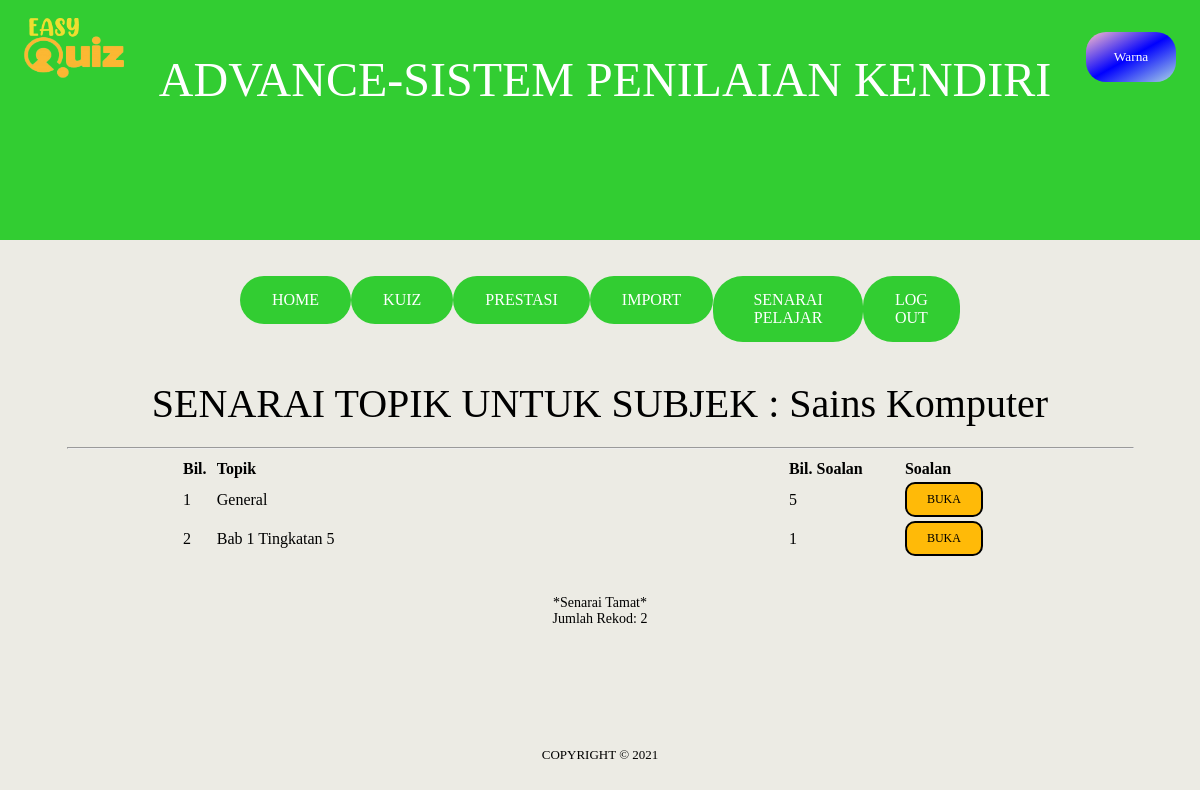
The page /kuiz_topik.php?idsubjek=1 (signed in) on the database its author committed.
### tables this page shows
CREATE TABLE `subjek` (
  `idsubjek` int(11) NOT NULL,
  `subjek` varchar(30) NOT NULL
);

CREATE TABLE `topik` (
  `idtopik` int(11) NOT NULL,
  `topik` varchar(30) NOT NULL,
  `markah` int(11) NOT NULL,
  `idsubjek` int(10) NOT NULL,
  `idpengguna` varchar(12) NOT NULL
);

### kuiz_topik.php (the view, shortened to what this page needs)
<?php
include 'header.php';
$subjek_pilihan = $_GET['idsubjek'];
$result = mysqli_query($hubung , "SELECT * FROM subjek WHERE idsubjek = '$subjek_pilihan'");
while ($res = mysqli_fetch_array($result)) {
  $paparsubjek = $res['subjek'];
}
 ?>
 <!DOCTYPE html>
 <html lang="en" dir="ltr">
   <head>
     <?php include 'menu.php'; ?>
   </head>
   <body>
     <center><p id = "p1">SENARAI TOPIK UNTUK SUBJEK : <?php echo $paparsubjek; ?></h2></center>
     <main>
       <table style="font-family: DIN Next LT Pro Light;" width = "70%" border = "0" align = "center" style="font-size:16px">
         <tr>
           <td width = "2%"><b> Bil. </b></td>
           <td width = "50%"><b> Topik </b></td>
           <td width = "10%"><b> Bil. Soalan </b></td>
           <td width = "10%"><b> Soalan </b></td>
         </tr>
         <hr>
         <?php
         $no = 1;
         $data1 = mysqli_query($hubung , "SELECT * FROM topik
         WHERE idsubjek = '$subjek_pilihan'");
         while ($info1 = mysqli_fetch_array($data1)) {
           $dataBil = mysqli_query($hubung , "SELECT COUNT(idtopik) AS 'bil'
           FROM soalan WHERE idtopik = '$info1[idtopik]'");
           $getBil = mysqli_fetch_array($dataBil);
          ?>
          <tr>
            <td><?php echo $no; ?></td>
            <td><?php echo $info1['topik']; ?></td>
            <td><?php echo $getBil['bil']; ?></td>
            <td><a href ="soalan_mula.php?idtopik=<?php echo $info1['idtopik']; ?>" ><button id = "buka">BUKA</button></td>
          </tr>
          <?php $no++; } ?>
       </table>
     </main>
     <br>
     <br>
     <center>
       <font style="font-size:14px"> *Senarai Tamat* <br>
       Jumlah Rekod: <?php echo $no-1; ?>
     </font>
     </center>
     <center style="margin-top:120px;">
       <?php include 'footer.php'; ?>
     </center>
   </body>
 </html>

### kuiz_topik.php (style rules this page uses)
body { background-color: #ECEBE4; }
#p1 { font-family: "Feather Bold"; font-size: 40px; margin-top: 20px; margin-bottom: 20px; }
b { font-family: "DIN Next LT Pro Light"; }
hr { width : 1065px; }
#buka { background-color: #ffba08; border: none; color: black; padding: 8px 20px; text-align: center; font-family: "Feather Bold"; display: inline-block; font-size: 12px; border-radius: 10px; border-color: white; border: 2px solid black; box-shadow: none; }

### rows shown on the page
subjek: subjek "Sains Komputer"
topik: topik "General", bil "5"
topik: topik "Bab 1 Tingkatan 5", bil "1"

### other values the page prints
$nama_sistem "ADVANCE-SISTEM PENILAIAN KENDIRI"
$no-1 "2"
